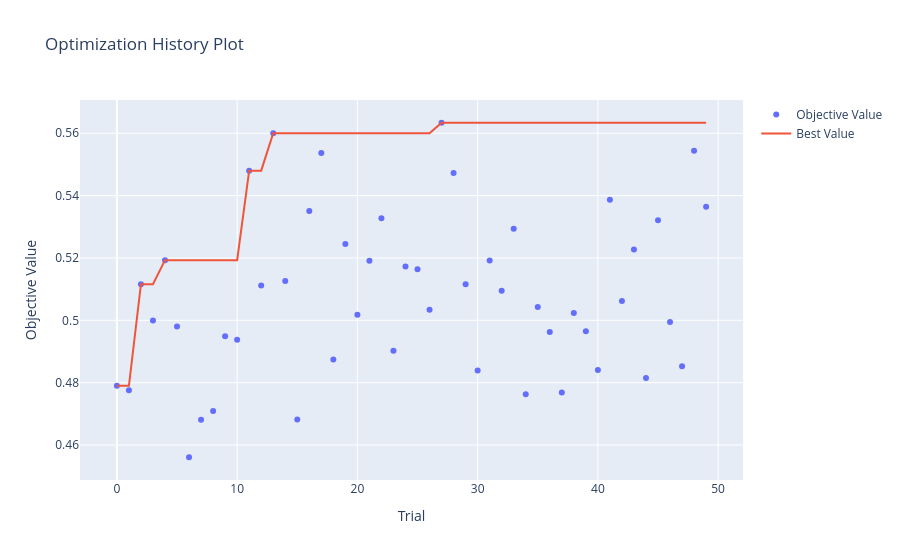
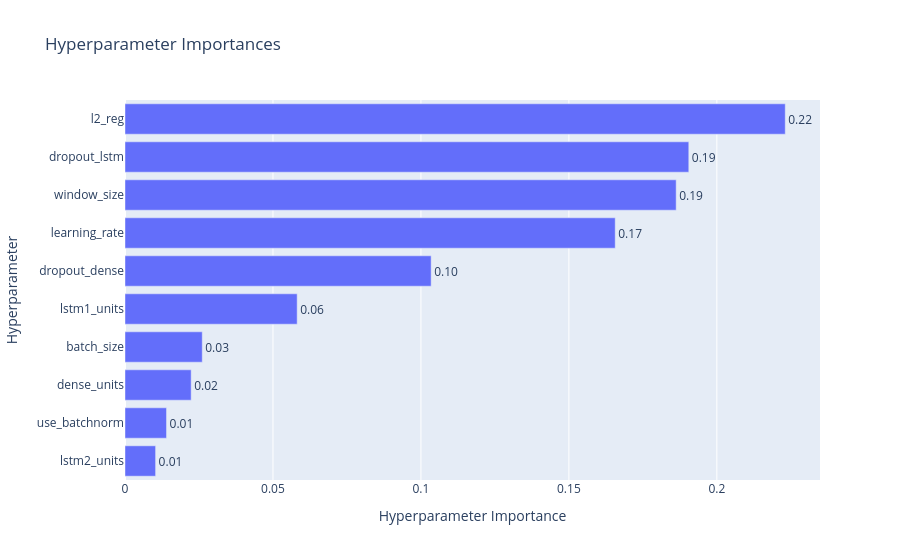

Notebook code cell kept with these figures, in order:
### Code cell
# Visualização Optuna
import optuna.visualization as vis

fig = vis.plot_optimization_history(study)
fig.show()

fig = vis.plot_param_importances(study)
fig.show()

### Figure 1 — Plotly figure (JSON) as saved in the notebook; plotly's stock layout.template omitted (floating-point values rounded to 4 significant figures)
{"data": [{"mode": "markers", "name": "Objective Value", "type": "scatter", "x": [0, 1, 2, 3, 4, 5, 6, 7, 8, 9, 10, 11, 12, 13, 14, 15, 16, 17, 18, 19, 20, 21, 22, 23, 24, 25, 26, 27, 28, 29, 30, 31, 32, 33, 34, 35, 36, 37, 38, 39, 40, 41, 42, 43, 44, 45, 46, 47, 48, 49], "y": [0.479, 0.4776, 0.5116, 0.4999, 0.5193, 0.498, 0.4561, 0.4681, 0.4709, 0.4949, 0.4938, 0.548, 0.5112, 0.56, 0.5126, 0.4682, 0.5351, 0.5537, 0.4874, 0.5245, 0.5018, 0.5191, 0.5328, 0.4902, 0.5173, 0.5164, 0.5034, 0.5634, 0.5473, 0.5116, 0.4839, 0.5192, 0.5095, 0.5294, 0.4763, 0.5043, 0.4963, 0.4769, 0.5024, 0.4965, 0.4841, 0.5387, 0.5062, 0.5227, 0.4815, 0.5321, 0.4995, 0.4853, 0.5544, 0.5365]}, {"mode": "lines", "name": "Best Value", "type": "scatter", "x": [0, 1, 2, 3, 4, 5, 6, 7, 8, 9, 10, 11, 12, 13, 14, 15, 16, 17, 18, 19, 20, 21, 22, 23, 24, 25, 26, 27, 28, 29, 30, 31, 32, 33, 34, 35, 36, 37, 38, 39, 40, 41, 42, 43, 44, 45, 46, 47, 48, 49], "y": [0.479, 0.479, 0.5116, 0.5116, 0.5193, 0.5193, 0.5193, 0.5193, 0.5193, 0.5193, 0.5193, 0.548, 0.548, 0.56, 0.56, 0.56, 0.56, 0.56, 0.56, 0.56, 0.56, 0.56, 0.56, 0.56, 0.56, 0.56, 0.56, 0.5634, 0.5634, 0.5634, 0.5634, 0.5634, 0.5634, 0.5634, 0.5634, 0.5634, 0.5634, 0.5634, 0.5634, 0.5634, 0.5634, 0.5634, 0.5634, 0.5634, 0.5634, 0.5634, 0.5634, 0.5634, 0.5634, 0.5634]}, {"marker": {"color": "#cccccc"}, "mode": "markers", "name": "Infeasible Trial", "showlegend": false, "type": "scatter", "x": [], "y": []}], "layout": {"title": {"text": "Optimization History Plot"}, "xaxis": {"title": {"text": "Trial"}}, "yaxis": {"title": {"text": "Objective Value"}}}}

### Figure 2 — Plotly figure (JSON) as saved in the notebook; plotly's stock layout.template omitted (floating-point values rounded to 4 significant figures)
{"data": [{"cliponaxis": false, "hovertemplate": ["lstm2_units (IntDistribution): 0.0103405841456451<extra></extra>", "use_batchnorm (CategoricalDistribution): 0.014029797246187137<extra></extra>", "dense_units (IntDistribution): 0.022358127111769016<extra></extra>", "batch_size (CategoricalDistribution): 0.026102944788650585<extra></extra>", "lstm1_units (IntDistribution): 0.058178633629571666<extra></extra>", "dropout_dense (FloatDistribution): 0.10345499194201972<extra></extra>", "learning_rate (FloatDistribution): 0.1656549338581327<extra></extra>", "window_size (CategoricalDistribution): 0.18625224085427924<extra></extra>", "dropout_lstm (FloatDistribution): 0.19051515520478562<extra></extra>", "l2_reg (FloatDistribution): 0.2231125912189591<extra></extra>"], "name": "Objective Value", "orientation": "h", "text": ["0.01", "0.01", "0.02", "0.03", "0.06", "0.10", "0.17", "0.19", "0.19", "0.22"], "textposition": "outside", "type": "bar", "x": [0.01034, 0.01403, 0.02236, 0.0261, 0.05818, 0.1035, 0.1657, 0.1863, 0.1905, 0.2231], "y": ["lstm2_units", "use_batchnorm", "dense_units", "batch_size", "lstm1_units", "dropout_dense", "learning_rate", "window_size", "dropout_lstm", "l2_reg"]}], "layout": {"title": {"text": "Hyperparameter Importances"}, "xaxis": {"title": {"text": "Hyperparameter Importance"}}, "yaxis": {"title": {"text": "Hyperparameter"}}}}
